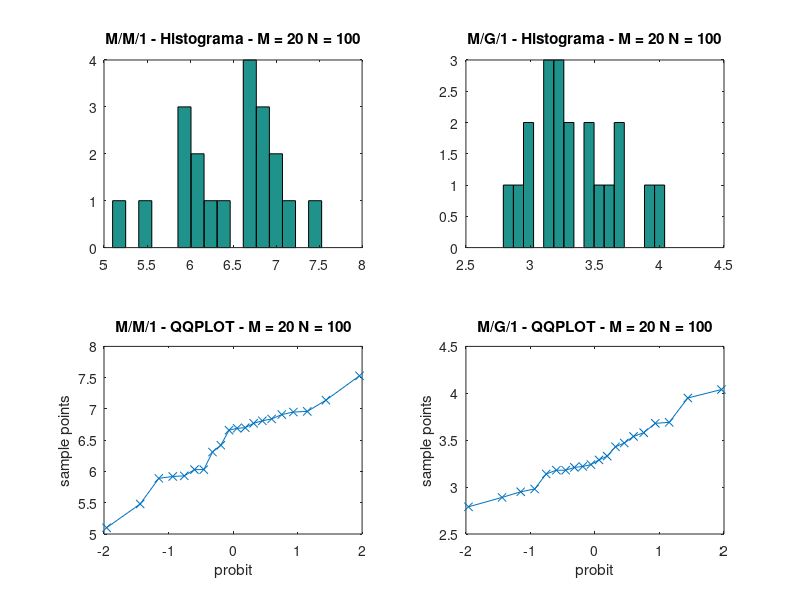
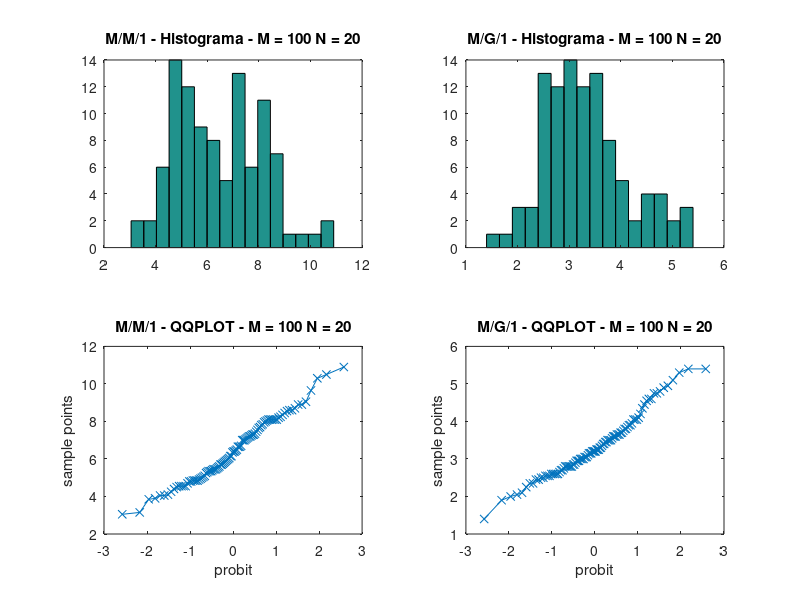

MATLAB code to generate these figures, in order:
clear;

m = load('mm1/output_Q.csv');
g = load('mg1/output_Q.csv');
m = reshape(m,20,100);
g = reshape(g,20,100);

m_mean = mean(m,2);
g_mean = mean(g,2);

subplot(2,2,1);
hist(m_mean, 16);
title('M/M/1 - Histograma - M = 20 N = 100');
subplot(2,2,2);
hist(g_mean, 16);
title('M/G/1 - Histograma - M = 20 N = 100');

subplot(2,2,3);
qqplot(m_mean);
title('M/M/1 - QQPLOT - M = 20 N = 100');
subplot(2,2,4);
qqplot(g_mean);
title('M/G/1 - QQPLOT - M = 20 N = 100');

m = load('mm1/output_Q.csv');
g = load('mg1/output_Q.csv');
m = reshape(m,100,20);
g = reshape(g,100,20);

m_mean = mean(m,2);
g_mean = mean(g,2);

figure(2);
subplot(2,2,1);
hist(m_mean, 16);
title('M/M/1 - Histograma - M = 100 N = 20');
subplot(2,2,2);
hist(g_mean, 16);
title('M/G/1 - Histograma - M = 100 N = 20');

subplot(2,2,3);
qqplot(m_mean);
title('M/M/1 - QQPLOT - M = 100 N = 20');
subplot(2,2,4);
qqplot(g_mean);
title('M/G/1 - QQPLOT - M = 100 N = 20');


% compromiso MxN